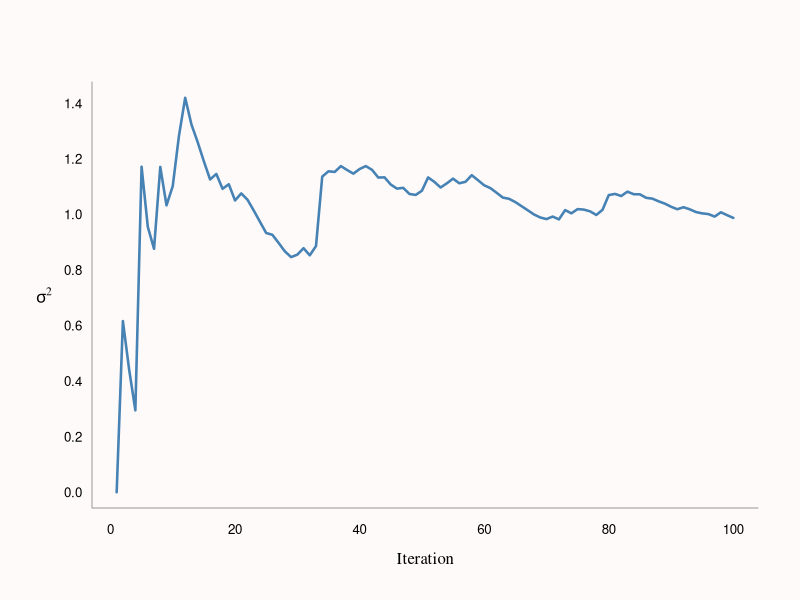
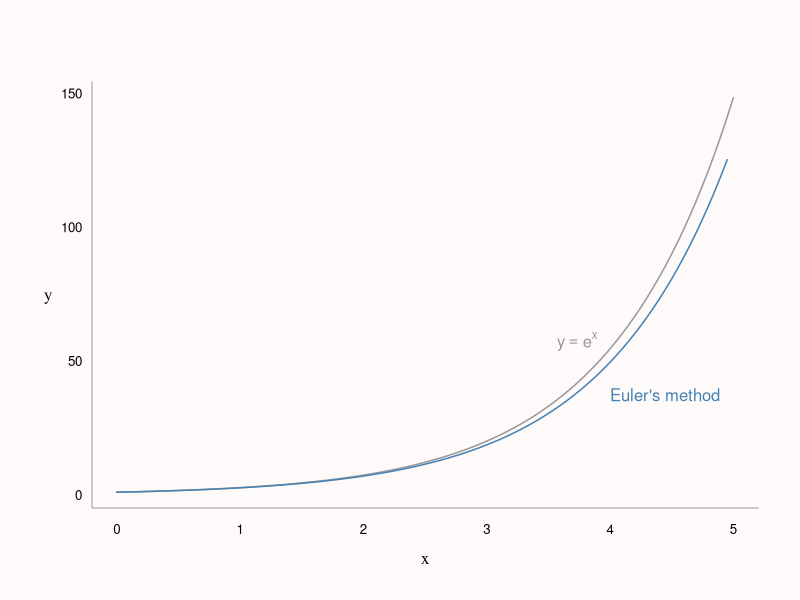
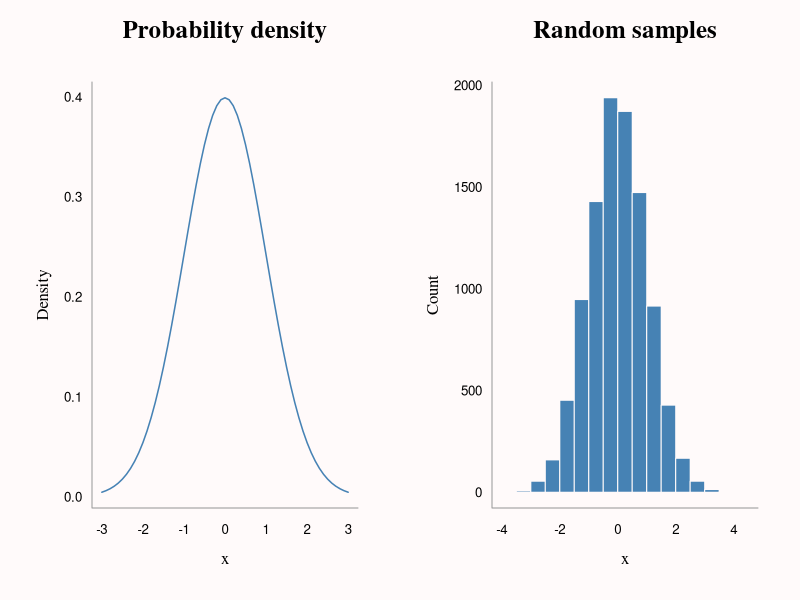
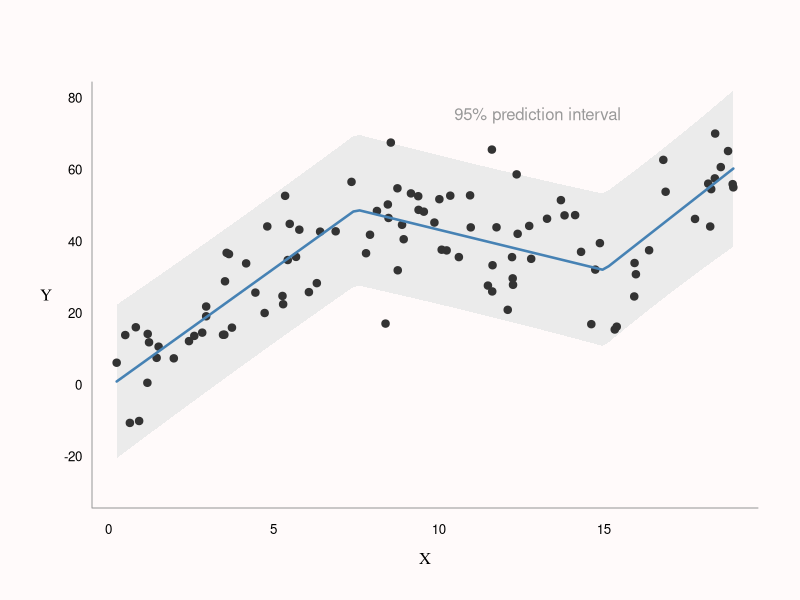
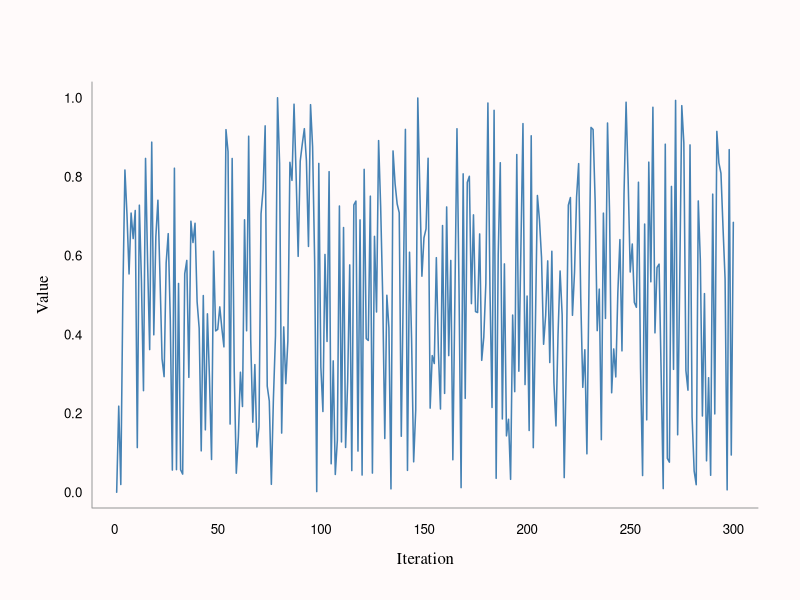

Here is the R script that generated these plots, in order:
## ---- chunk 1

knitr::opts_chunk$set(echo = TRUE, message=FALSE, warning=FALSE, 
                      fig.align='center')
knitr::opts_knit$set(global.par = TRUE)

## ---- chunk 2

library(colorspace)

col_bg <- 'snow'
col_highlight <- 'steelblue'
col_fade <- 'grey60'

par(bg = col_bg, las = 1, bty = 'L',
    mar = c(4.5, 4.5, 4, 2) + 0.1, cex.axis = 0.8)

## ---- chunk 3
set.seed(123456)
x <- rnorm(100)
n <- seq_along(x)

cmu <- numeric(100)
cmu[1] <- x[1]
csumsq <- numeric(100)

# Compute cumulative variance (+ mean) via updating
for (i in 2:100) {
  cmu[i] <- (n[i - 1] * cmu[i - 1] + x[i]) / n[i] # Cumulative mean
  csumsq[i] <- csumsq[i - 1] +                    # Cumulative sum of squares
    (x[i] - cmu[i - 1]) * (x[i] - cmu[i])
}

csigma1 <- csumsq / (n - 1)
csigma1[1] <- 0

# Compute cumulative variance the effortful way
csigma2 <- numeric(100)
for (i in 2:100) {
  csigma2[i] <- var(x[1:i])
}

all.equal(csigma1, csigma2)

## ---- chunk 4

par(bg = col_bg)
plot(1:length(csigma1), csigma1, type = 'l', 
     col = col_highlight, lwd = 2.5, axes = FALSE,
     xlab = '', ylab = '')
axis(1, line = -0.5, tick = FALSE)
axis(2, line = -0.5, tick = FALSE)
box(bty = 'L', col = col_fade)
mtext('Iteration', 1, line = 2, family = 'serif')
mtext(expression(sigma^2), 2, line = 2, family = 'serif')

## ---- chunk 5

# Derivative of function y
dy <- function(y) y

# Inputs: derivative function, initial x, initial y, stepsize, length
euler <- function(dy = NULL, x0 = 0, y0 = 1, stepsize = 0.1, len = 100) {
  
  x <- numeric(len)
  y <- numeric(len)
  
  x[1] <- x0
  y[1] <- y0
  
  # Iterate: 1) increment x by stepsize
  #          2) increment y by stepsize times derivative
  for (i in 2:len) {
    x[i] <- x[i - 1] + stepsize
    y[i] <- y[i - 1] + stepsize * dy(y[i - 1])
  }

  # Return list of x's and y's
  list(x = x, y = y)
}

# Example
b <- euler(dy, stepsize = 0.05)
x <- seq(0, 5, length.out = 100)

# Plot code not shown (see .Rmd)
## ---- chunk 6

plot(x, exp(x), type = 'l', xlab = '', ylab = '', 
     col = col_fade, axes = FALSE, lwd = 1.5)
lines(b$x, b$y, col = col_highlight, lwd = 1.5)
text(expression(y == e^x), 
     x = b$x[80] - 0.05, y = b$y[80] + 10, adj = 1, 
     col = col_fade)
text("Euler's method", 
     x = b$x[80] + 0.05, y = b$y[80] - 10, adj = 0, 
     col = col_highlight)
axis(1, tick = FALSE, line = -0.5)
axis(2, tick = FALSE, line = -0.5, las = 1)
mtext('x', 1, line = 2, family = 'serif')
mtext('y', 2, line = 2, family = 'serif')
box(bty = 'L', col = col_fade)

## ---- chunk 7

det_row <- function(mat) {
  
  nr <- nrow(mat)
  fact <- numeric(nr - 1)
  
  for (i in seq_len(nr - 1)) {
    # Normalize current row (1 in first column) & save the multiplication factor
    fact[i] <- mat[i, i]
    mat[i, ] <- mat[i, ] / mat[i, i]
    
    # Subtract multiples of current row from rows below (get all 0's)
    for (j in (i + 1):nr)
      mat[j, ] <- mat[j, ] - mat[j, i] * mat[i, ] 
  }
  # Take the product of mult. factors & the last (unscaled) value in the matrix 
  prod(fact) * mat[nr, nr]
}

# Example

set.seed(12345)
mat <- matrix(sample(1:9), ncol = 3)

c(det_row(mat), det(mat))

## ---- chunk 8
set.seed(123456)
# Same result as sample(1:9, 100, replace = TRUE)
ceiling(runif(20, 0, 9))

n <- 1e7
t1 <- system.time(ceiling(runif(n, 0, 9))) # Almost 2 x faster
t2 <- system.time(sample(1:9, n, replace = TRUE))

rbind(t1, t2)
## ---- chunk 9

# Probability density function (normal)
pdf <- function(x) (1 / sqrt(2 * pi)) * exp(-1/2 * (x)^2)

# ...suppose we didn't have rnorm() but had the pdf() above

# Use R's numerical integration to make a CDF
cdf <- function(x) {
  integrate(pdf, 0, x)[[1]]
}

# Make inverse CDF by numeric approximation (linear)
cumdens <- sapply(seq(0.01, 5, 0.01), cdf)
icdf <- approxfun(cumdens, seq(0.01, 5, 0.01))

# Draw random samples & transform via ICDF (+ flip sign)
samples <- runif(10000, 0, 0.5)
x <- icdf(samples) * ifelse(runif(1000, 0, 2) > 1, 1, -1)

# Plot code not shown (see .Rmd)
## ---- chunk 10

par(mfrow = c(1, 2))
plot(seq(-3, 3, 0.1), pdf(seq(-3, 3, 0.1)), type = 'l',
     xlab = '', ylab = '', main = '',  axes = FALSE,
     col = col_highlight, lwd = 1.5)
axis(1, tick = FALSE, line = -0.5)
axis(2, tick = FALSE, line = -0.5)
mtext('x', 1, line = 2, family = 'serif')
mtext('Density', 2, line = 2, family = 'serif', las = 0)
mtext('Probability density', 3, line = 2, family = 'serif', 
      font = 2, cex = 1.5)
box(col = col_fade)

hist(x, main = '', xlab = '', ylab = '', col = col_highlight,
     border = col_bg, axes = FALSE)
axis(1, tick = FALSE, line = -0.5)
axis(2, tick = FALSE, line = -0.5)
mtext('x', 1, line = 2, family = 'serif')
mtext('Count', 2, line = 2.5, family = 'serif', las = 0)
mtext('Random samples', 3, line = 2, family = 'serif', 
      font = 2, cex = 1.5)
box(col = col_fade)
par(mfrow = c(1, 1))

## ---- chunk 11
n <- 100
x <- round(runif(n, 0, 19), 2)

tau <- c(7.5, 15) # Knots
X <- cbind(x, pmax(outer(x, tau, '-'), 0)) # If x > knot, diff from knot, else 0
betas <- c(5, -10, 10) # Coefficients

y <- 0 + 2 * x + X %*% betas + rnorm(n, 0, 10)

fit1 <- lm(y ~ ., data = data.frame(X))
coef1 <- coef(fit1)

newx <- seq(min(x), max(x), length.out = 100)
newX <- cbind(newx, pmax(outer(newx, tau, '-'), 0))
colnames(newX) <- c('x', 'V2', 'V3')

#newy <- coef1[1] + newX %*% coef1[-1]
newy <- predict(fit1, data.frame(newX), type = 'response',
                interval = 'prediction')

## ---- chunk 12

par(bg = col_bg)
plot(x, y, type = 'n', axes = FALSE, xlab = '', ylab = '',
     ylim = c(-30, 80))
polygon(c(newx, rev(newx)),
        c(newy[, 2], rev(newy[, 3])),
        border = NA, col = 'grey92')
points(x, y, pch = 19, col = 'grey20')
lines(newx, newy[, 1], col = col_highlight, lwd = 2.5)
text(13, 75, label = '95% prediction interval', col = col_fade)
axis(1, tick = FALSE, line = -0.5)
axis(2, tick = FALSE, line = -0.5, las = 1)
box(bty = 'L', col = 'grey60')
mtext('X', 1, line = 2, family = 'serif')
mtext('Y', 2, line = 2, family = 'serif')

## ---- chunk 13

s0 <- 1
a <- 1597
b <- 51749
M <- 244944

nsamples <- 300

s <- numeric(nsamples)
s[1] <- s0

for (i in 2:nsamples) {
  s[i] = (a * s[i - 1] + b) %% M
}

s <- s / max(s)

# Plot code not shown (see .Rmd)
## ---- chunk 14

plot(1:nsamples, s, type = 'l',
     xlab = '', ylab = '', 
     col = col_highlight, lwd = 1.5,
     axes = FALSE)
axis(1, tick = FALSE, line = -0.5)
axis(2, tick = FALSE, line = -0.5)
mtext('Iteration', 1, line = 2, family = 'serif')
mtext('Value', 2, line = 2, family = 'serif', las = 0)
box(col = col_fade)

